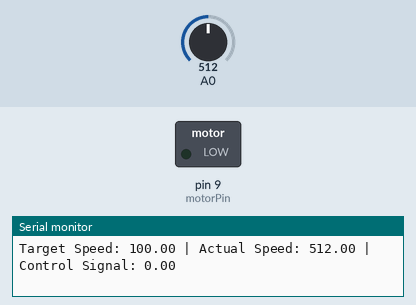
A sketch run on a simulated Arduino Uno, built with avr-gcc and run on an emulated ATmega328P. On the bench: switched loads named in the sketch (green lamp = pin HIGH), the last lines printed to the serial monitor. Inputs (shaded band) come from the test bench; at power-on: A0 = 512.

Above: at 1.2 s.
1.3 s: A0 set to 0
At 2.62 s:
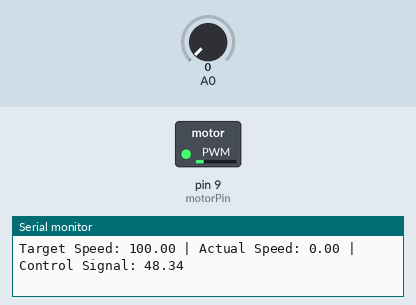
4.3 s: A0 set to 1023
7.3 s: A0 set to 1010
10.3 s: A0 set to 982
Timing chart, 0 to 13.3 s (numbered marks = the images above; inputs shaded):
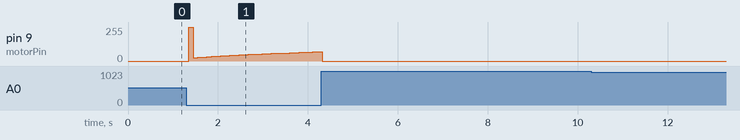

The sketch:

task12.4.ino
```cpp
class PID {
  private:
    double kp, ki, kd;
    double previousError, integral;
    unsigned long lastTime;

  public:
    PID(double kp, double ki, double kd) {
      this->kp = kp;
      this->ki = ki;
      this->kd = kd;
      previousError = 0;
      integral = 0;
      lastTime = millis();
    }

    double calculate(double setPoint, double currentSpeed) {
      unsigned long now = millis();
      double timeChange = (double)(now - lastTime) / 1000.0;
      lastTime = now;

      double error = setPoint - currentSpeed;

      integral += error * timeChange;

      double derivative = (error - previousError) / timeChange;

      double output = kp * error + ki * integral + kd * derivative;

      previousError = error;

      return output;
    }
};
double exponentialSmoothing(double input, double previousOutput, double alpha) {
  return alpha * input + (1 - alpha) * previousOutput;
}
const int motorPin = 9;
double targetSpeed = 100;
double currentSpeed = 0;
double alpha = 0.1;
PID pid(1.0, 0.1, 0.05);

void setup() {
  pinMode(motorPin, OUTPUT);
  Serial.begin(9600);
}

void loop() {
  double actualSpeed = analogRead(A0);
  currentSpeed = exponentialSmoothing(targetSpeed, currentSpeed, alpha);
  double controlSignal = pid.calculate(currentSpeed, actualSpeed);
  controlSignal = constrain(controlSignal, 0, 255);
  analogWrite(motorPin, controlSignal);
  Serial.print("Target Speed: ");
  Serial.print(targetSpeed);
  Serial.print(" | Actual Speed: ");
  Serial.print(actualSpeed);
  Serial.print(" | Control Signal: ");
  Serial.println(controlSignal);
  delay(100);
}
```

Measured:
- after the input at 1.3 s, pin 9 (motorPin): 0/255 → 255/255 after 0.05 s, → 24/255 0.10 s later, → 27/255 0.10 s later, → 30/255 0.10 s later, … (29 changes in this stretch)
